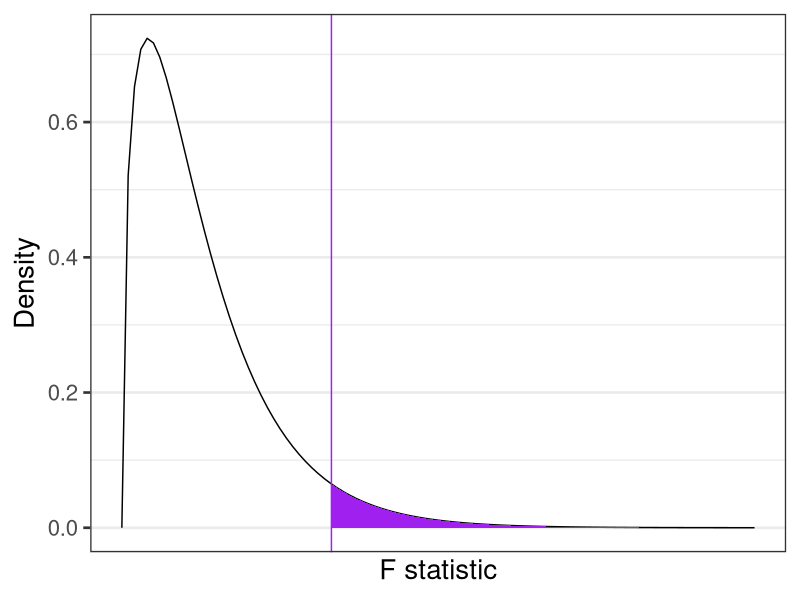
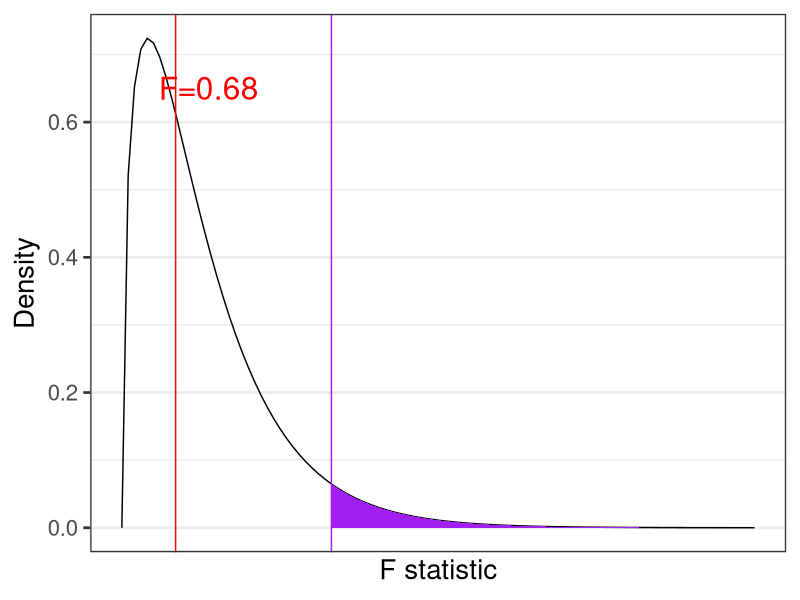

Source code (R) for these figures, in order:
## ---- chunk 1
knitr::opts_chunk$set(message = FALSE, warning = FALSE)
## ---- chunk 2
# File management
library(here)
# for dplyr, ggplot2
library(tidyverse)
#Loading data
library(rio)

#Remove Scientific Notation 
options(scipen=999)
## ---- chunk 3
ssb <- 288.12 + 432.18
ssb
## ---- chunk 4
#| code-fold: true
score <- c(20, 55, 21, 91, 22)
group_m <- c(32, 32, 32, 56.5, 56.5)
sq_dev <- (score - group_m)^2
## ---- chunk 5
sum(sq_dev)
## ---- chunk 6
#| code-fold: true
#| 
data.frame(F = c(0,8)) %>%
  ggplot(aes(x = F)) +
  stat_function(fun = function(x) df(x, df1 = 3, df2 = 196), 
                geom = "line") +
  stat_function(fun = function(x) df(x, df1 = 3, df2 = 196), 
                geom = "area", xlim = c(2.65, 8), fill = "purple") +
  geom_vline(aes(xintercept = 2.65), color = "purple") +
  scale_y_continuous("Density") + scale_x_continuous("F statistic", breaks = NULL) +
  theme_bw(base_size = 20)
## ---- chunk 7
#| code-fold: true
#| 
data.frame(F = c(0,8)) %>%
  ggplot(aes(x = F)) +
  stat_function(fun = function(x) df(x, df1 = 3, df2 = 196), 
                geom = "line") +
  stat_function(fun = function(x) df(x, df1 = 3, df2 = 196), 
                geom = "area", xlim = c(2.65, 8), fill = "purple") +
  geom_vline(aes(xintercept = 2.65), color = "purple") + 
  geom_vline(aes(xintercept = 0.68), color = "red") + 
  annotate("text",
           label = "F=0.68", 
           x = 1.1, y = 0.65, size = 8, color = "red") + 
  scale_y_continuous("Density") + scale_x_continuous("F statistic", breaks = NULL) +
  theme_bw(base_size = 20)
